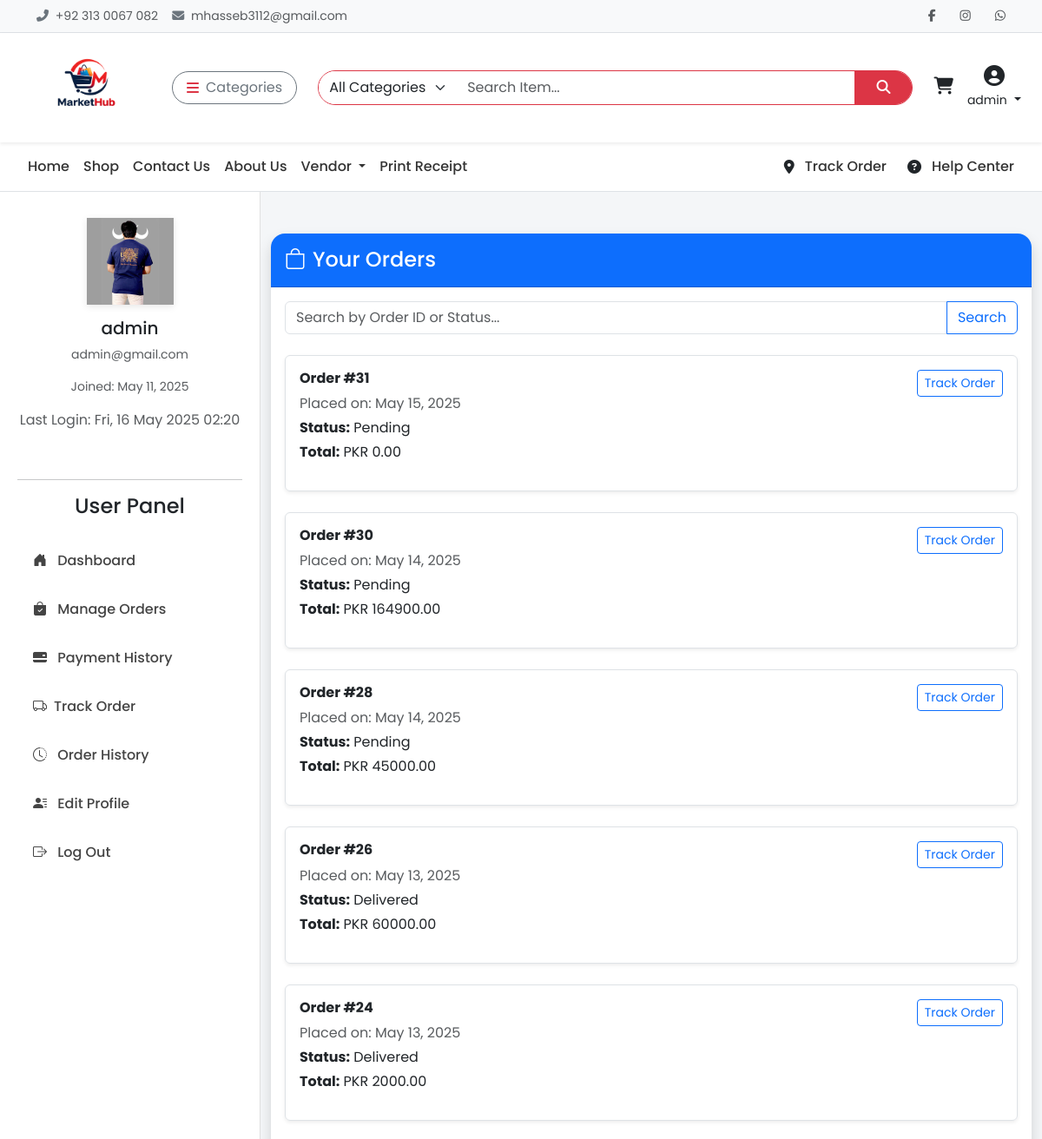
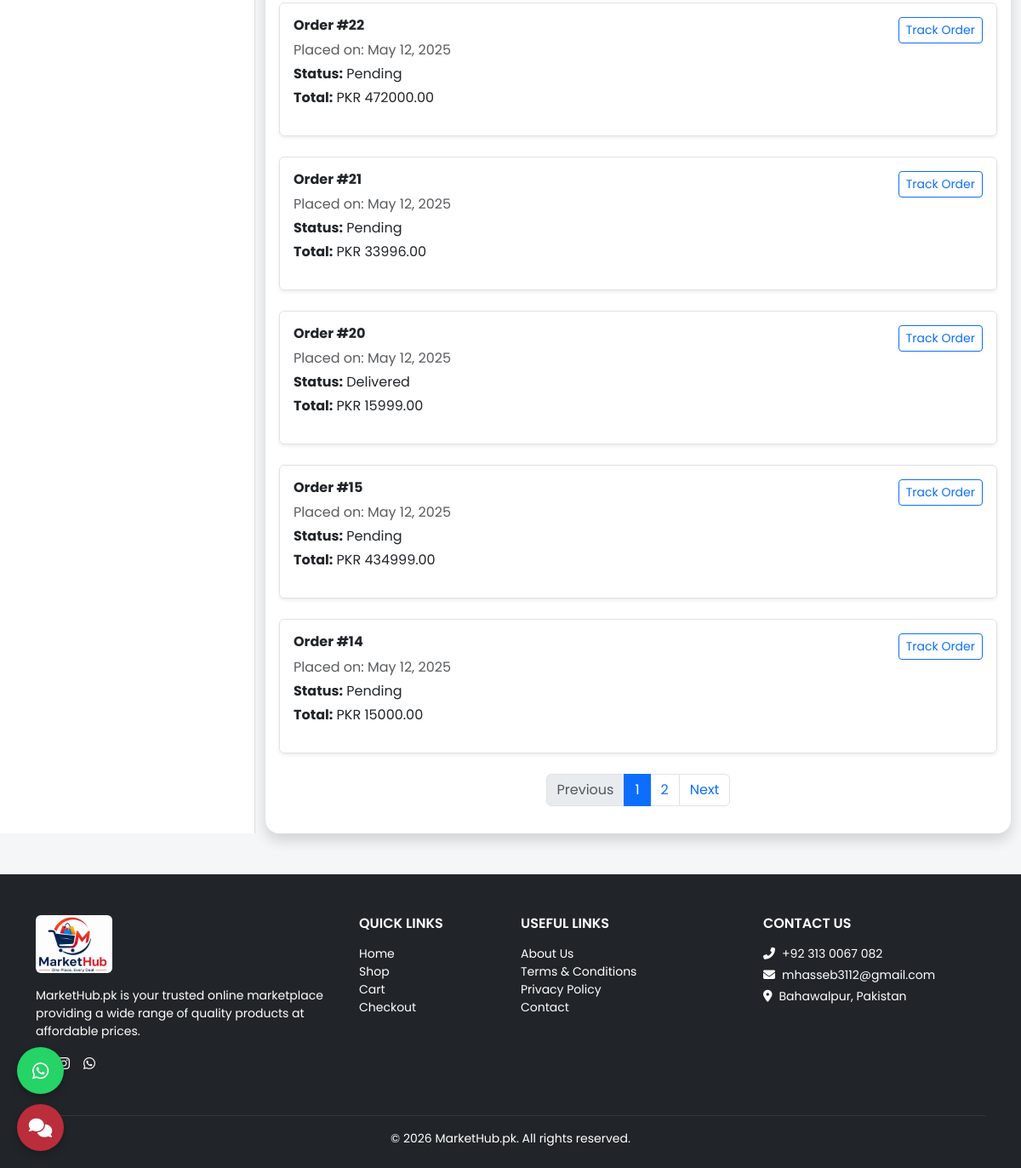
Screenshot of /order-history/ (signed in) with the database file from the repository (2 pictures, top to bottom).
### api/models.py (models this page shows, shortened)
class CustomUser(AbstractUser):
    email = models.EmailField(unique=True)
    phone = models.CharField(max_length=20, blank=True)
    profile_image = models.ImageField(upload_to='profiles/', blank=True, null=True)
    is_vendor = models.BooleanField(default=False)
    is_customer = models.BooleanField(default=True)
    address = models.TextField(blank=True)

class Order(models.Model):
    STATUS_CHOICES = [
        ('Pending', 'Pending'),
        ('Processing', 'Processing'),
        ('Shipped', 'Shipped'),
        ('Delivered', 'Delivered'),
        ('Cancelled', 'Cancelled'),
        ('Returned', 'Returned'),
    ]
    user = models.ForeignKey(settings.AUTH_USER_MODEL, on_delete=models.SET_NULL, null=True, blank=True)
    full_name = models.CharField(max_length=255)
    email = models.EmailField()
    phone = models.CharField(max_length=20)
    address = models.TextField()
    city = models.CharField(max_length=100)
    zip_code = models.CharField(max_length=10)
    total_amount = models.DecimalField(max_digits=10, decimal_places=2)
    status = models.CharField(max_length=20, choices=STATUS_CHOICES, default='Pending')
    created_at = models.DateTimeField(auto_now_add=True)
    shipped_at = models.DateTimeField(null=True, blank=True)
    delivered_at = models.DateTimeField(null=True, blank=True)
    courier = models.CharField(max_length=100, blank=True, null=True)
    tracking_number = models.CharField(max_length=100, blank=True, null=True)
    estimated_delivery = models.DateField(default=default_estimated_delivery, null=True, blank=True)

### api/userdashviews.py (the view)
# urls.py: path('order-history/', userdashviews.order_history, name='order_history'),
@login_required
def order_history(request):
    query = request.GET.get('q', '').strip()
    orders = Order.objects.filter(user=request.user)
    if query:
        orders = orders.filter(
            Q(id__icontains=query) | Q(status__icontains=query)
        )
    paginator = Paginator(orders.order_by('-created_at'), 10)  # 10 per page
    page_number = request.GET.get('page')
    page_obj = paginator.get_page(page_number)
    return render(request, 'customers/order_history.html', {
        'orders': page_obj,
        'query': query
    })

### api/context_processors.py (called while the page is built)
def cart_total_items(request):
    cart = Cart.get_or_create_cart(request)
    return {'cart': cart}

def categories(request):
    return {
        "categories": Category.objects.all()
    }

### api/models.py (called while the page is built)
    @property
    def total_items(self):
        return sum(item.quantity for item in self.items.all())

    @staticmethod
    def get_or_create_cart(request):
        if request.user.is_authenticated:
            cart, _ = Cart.objects.get_or_create(user=request.user, session_key=None)
        else:
            session_key = request.session.session_key
            if not session_key:
                request.session.create()
                session_key = request.session.session_key
            cart, _ = Cart.objects.get_or_create(user=None, session_key=session_key)
        return cart

### templates/customers/order_history.html (shortened to what this page needs)
{% extends 'base.html' %}
{% load static %}
{% block content %}
<div class="container-fluid">
  <div class="row">
    <div class="col-md-3 sidebar">
      <div class="text-center mb-4">
       <img
        src="{% if request.user.profile_image %}{{ request.user.profile_image.url }}{% else %}{% static 'images/default-user.png' %}{% endif %}"
        alt="User Image"
        class="user-img"
      > <h5>{{ request.user.username }}</h5>
        <p class="text-muted small">{{ request.user.email }}</p>
        <p class="small text-muted">Joined: {{ request.user.date_joined|date:"M d, Y" }}</p>
          {% if request.user.last_login %}
  <p class="text-muted">Last Login: {{ request.user.last_login|date:"D, d M Y H:i" }}</p>
  {% endif %}
      </div>
      <hr>
      {% include 'includes/sidebar_user.html' %}
    </div>
    <div class="col-md-9 mt-4 mt-md-5">
      <div class="card shadow rounded-4 border-0">
        <div class="card-header bg-primary text-white py-3 rounded-top-4">
          <h4 class="mb-0"><i class="bi bi-bag me-2"></i>Your Orders</h4>
        </div>
        <div class="card-body">
          <form method="get" class="mb-4">
            <div class="input-group">
              <input type="text" name="q" class="form-control" placeholder="Search by Order ID or Status..." value="{{ query }}">
              <button class="btn btn-outline-primary" type="submit">Search</button>
            </div>
          </form>
          {% if orders %}
            {% for order in orders %}
            <div class="border p-3 mb-4 rounded shadow-sm">
              <div class="d-flex justify-content-between">
                <div>
                  <h6><strong>Order #{{ order.id }}</strong></h6>
                  <p class="mb-1 text-muted">Placed on: {{ order.created_at|date:"F d, Y" }}</p>
                  <p class="mb-1"><strong>Status:</strong> {{ order.status }}</p>
                  <p><strong>Total:</strong> PKR {{ order.total_amount }}</p>
                </div>
                <div class="text-end">
                  <a href="{% url 'track_order' %}?query={{ order.id }}" class="btn btn-sm btn-outline-primary">Track Order</a>
                </div>
              </div>
            </div>
            {% endfor %}
            <nav class="mt-4">
              <ul class="pagination justify-content-center">
                {% if orders.has_previous %}
                  <li class="page-item">
                    <a class="page-link" href="?q={{ query }}&page={{ orders.previous_page_number }}">Previous</a>
                  </li>
                {% else %}
                  <li class="page-item disabled"><span class="page-link">Previous</span></li>
                {% endif %}
                {% for num in orders.paginator.page_range %}
                  {% if orders.number == num %}
                    <li class="page-item active"><span class="page-link">{{ num }}</span></li>
                  {% elif num > orders.number|add:"-3" and num < orders.number|add:"3" %}
                    <li class="page-item">
                      <a class="page-link" href="?q={{ query }}&page={{ num }}">{{ num }}</a>
                    </li>
                  {% endif %}
                {% endfor %}
                {% if orders.has_next %}
                  <li class="page-item">
                    <a class="page-link" href="?q={{ query }}&page={{ orders.next_page_number }}">Next</a>
                  </li>
                {% else %}
                  <li class="page-item disabled"><span class="page-link">Next</span></li>
                {% endif %}
              </ul>
            </nav>
          {% else %}
            <div class="alert alert-info" role="alert">
              No orders found matching your search.
            </div>
          {% endif %}
        </div>
      </div>
    </div>
  </div>
</div>
{% include 'includes/footer.html'%}
{% endblock %}

### templates/includes/header.html (shortened to what this page needs)
{% load static %}
<div class="topbar border-bottom bg-light py-2 small">
  <div class="container d-flex justify-content-between align-items-center flex-wrap">
    <div class="text-muted d-flex align-items-center gap-3">
      <span><i class="fas fa-phone-alt me-1 text-secondary"></i> +92 313 0067 082</span>
      <span><i class="fas fa-envelope me-1 text-secondary"></i> mhasseb3112@gmail.com</span>
    </div>
    <div class="d-flex align-items-center gap-3 mt-2 mt-md-0">
      <a href="https://www.facebook.com/mhaseeb.haseeb.5817" class="text-muted"><i class="fab fa-facebook-f"></i></a>
      <a href="https://www.instagram.com/muhammadhaseeb012" class="text-muted"><i class="fab fa-instagram"></i></a>
      <a href="https://wa.me/923130067082" class="text-muted"><i class="fab fa-whatsapp"></i></a>
    </div>
  </div>
</div>
<nav class="navbar navbar-expand-lg bg-white shadow-sm sticky-top">
  <div class="container-fluid px-4">
    <a class="navbar-brand me-4 d-flex align-items-center" href="{% url 'home' %}">
      <img src="{% static 'images/logo-1.png' %}" alt="MarketHub" class="img-fluid" style="height: 100px; width: auto;">
    </a>
    <div class="dropdown me-3">
      <button class="btn btn-outline-secondary d-flex align-items-center rounded-pill px-3" type="button"
        data-bs-toggle="dropdown">
        <i class="fas fa-bars me-2 text-danger"></i> Categories
      </button>
    </div>
    <form class="d-flex flex-grow-1 mx-2" method="GET" action="{% url 'search_products' %}">
      <div class="input-group rounded-pill overflow-hidden border border-danger">
        <select name="category" class="form-select border-0" style="max-width: 160px;">
          <option value="">All Categories</option>
        </select>
        <input type="search" name="q" class="form-control border-0" placeholder="Search Item..." required>
        <button class="btn btn-danger rounded-0 px-4" type="submit"><i class="fas fa-search"></i></button>
      </div>
    </form>
    <div class="d-flex align-items-center ms-3 gap-3">
      <a href="#" id="cart-icon" class="text-dark position-relative" data-bs-toggle="offcanvas"
        data-bs-target="#cartSidebar">
        <i class="fas fa-shopping-cart fs-5"></i>
        <br>
      </a>
      {% if user.is_authenticated %}
      <div class="dropdown text-center">
        <a href="#" class="text-dark text-decoration-none dropdown-toggle" data-bs-toggle="dropdown">
          <i class="fas fa-user-circle fs-4"></i><br>
          <small>{{ user.username }}</small>
        </a>
      </div>
      {% else %}
      <a href="#" class="text-dark text-decoration-none text-center" data-bs-toggle="modal"
        data-bs-target="#loginModal">
        <i class="fas fa-sign-in-alt fs-5"></i><br><small>Login</small>
      </a>
      {% endif %}
    </div>
  </div>
</nav>

### templates/base.html (style rules this page uses)
* { font-family: 'Poppins', sans-serif; }
body { background-color: #f4f4f4; }
.topbar { background-color: #f8f9fa; font-size: 14px; padding: 6px 0; }
.topbar a { color: #333; margin-left: 12px; transition: color 0.2s ease; }
.navbar-brand img { height: 44px; }

### templates/customers/order_history.html (style rules this page uses)
body { background-color: #f4f6f8; font-family: 'Poppins', sans-serif; }
.sidebar { background: white; height: 100%%; position: sticky; top: 0; padding: 30px 20px; border-right: 1px solid #e0e0e0; display: flex; flex-direction: column; }
.user-img { width: 100px; height: 100px; object-fit: cover; border-radius: 50%%; margin: 0 auto 15px; display: block; box-shadow: 0 2px 8px rgba(0, 0, 0, 0.1); }

### rows the page displays
CustomUser: username "admin", profile_image (picture), user.username "admin", user.email "admin@gmail.com", user.date_joined "May 11, 2025", user.last_login "Fri, 16 May 2025 02:20"
Order: id "31", created_at "May 15, 2025", status "Pending", total_amount "0.00"
Order: id "30", created_at "May 14, 2025", status "Pending", total_amount "164900.00"
Order: id "28", created_at "May 14, 2025", status "Pending", total_amount "45000.00"
Order: id "26", created_at "May 13, 2025", status "Delivered", total_amount "60000.00"
Order: id "24", created_at "May 13, 2025", status "Delivered", total_amount "2000.00"
Order: id "22", created_at "May 12, 2025", status "Pending", total_amount "472000.00"
Order: id "21", created_at "May 12, 2025", status "Pending", total_amount "33996.00"
Order: id "20", created_at "May 12, 2025", status "Delivered", total_amount "15999.00"
Order: id "15", created_at "May 12, 2025", status "Pending", total_amount "434999.00"
Order: id "14", created_at "May 12, 2025", status "Pending", total_amount "15000.00"

### other values shown
{{ num }} "1"
{{ num }} "2"
{{ year|default:2026 }} "2026"
